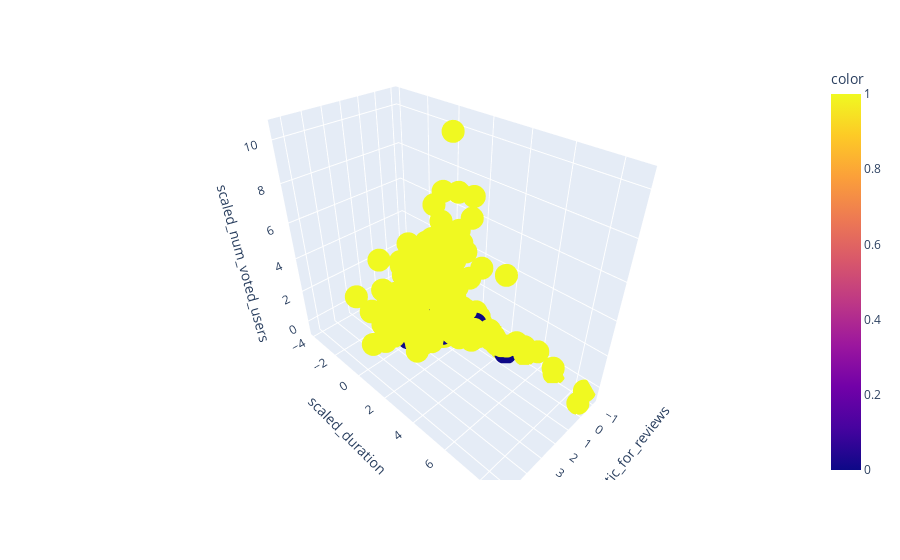

The code cell stored with this chart in its notebook:
### Code cell
import plotly.express as px

# Create 3D scatter plot
fig = px.scatter_3d(X_train, x='scaled_num_critic_for_reviews', y='scaled_duration', z='scaled_num_voted_users', color=y_train)

# Show plot
fig.show()

### Figure 1 — Plotly figure (JSON) as saved in the notebook; plotly's stock layout.template omitted (floating-point values rounded to 4 significant figures; data arrays with more than 128 entries replaced by an {"elided": "..."} marker saying what was removed)
{"data": [{"hovertemplate": "scaled_num_critic_for_reviews=%{x}<br>scaled_duration=%{y}<br>scaled_num_voted_users=%{z}<br>color=%{marker.color}<extra></extra>", "legendgroup": "", "marker": {"color": {"elided": "2685 int values"}, "coloraxis": "coloraxis", "symbol": "circle"}, "mode": "markers", "name": "", "scene": "scene", "showlegend": false, "type": "scatter3d", "x": {"elided": "2685 float values"}, "y": {"elided": "2685 float values"}, "z": {"elided": "2685 float values"}}], "layout": {"coloraxis": {"colorbar": {"title": {"text": "color"}}, "colorscale": [[0, "#0d0887"], [0.1111, "#46039f"], [0.2222, "#7201a8"], [0.3333, "#9c179e"], [0.4444, "#bd3786"], [0.5556, "#d8576b"], [0.6667, "#ed7953"], [0.7778, "#fb9f3a"], [0.8889, "#fdca26"], [1, "#f0f921"]]}, "legend": {"tracegroupgap": 0}, "margin": {"t": 60}, "scene": {"domain": {"x": [0, 1], "y": [0, 1]}, "xaxis": {"title": {"text": "scaled_num_critic_for_reviews"}}, "yaxis": {"title": {"text": "scaled_duration"}}, "zaxis": {"title": {"text": "scaled_num_voted_users"}}}}}
